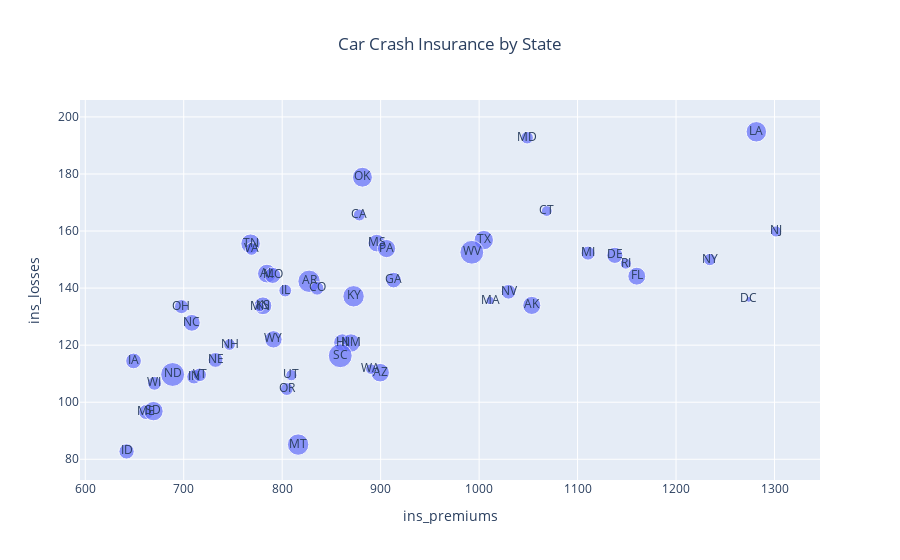

Write notebook code for a chart like this one.
### Markdown cell above
**25) [P] OK. Let's explore the data visually. First, using the original, unscaled data frame df_car_crashes,
create a scatter plot of insurance premiums vs. insurance losses, with total number of accidents as the size of
the point. Create a label near to every point representing the two letter state code.**

### Code cell
fig = go.Figure()

fig.add_trace(go.Scatter(x=df_car_crashes.ins_premium, y=df_car_crashes.ins_losses, text=df_car_crashes.index, mode='markers+text', marker=dict(size=df_car_crashes.total), name="Car Crashes"))

fig.update_layout(title=dict(text="Car Crash Insurance by State", x=0.5), xaxis_title="ins_premiums", yaxis_title="ins_losses")
fig.show()

### Figure 1 — Plotly figure (JSON) as saved in the notebook; plotly's stock layout.template omitted (floating-point values rounded to 4 significant figures)
{"data": [{"marker": {"size": [18.8, 18.1, 18.6, 22.4, 12, 13.6, 10.8, 16.2, 5.9, 17.9, 15.6, 17.5, 15.3, 12.8, 14.5, 15.7, 17.8, 21.4, 20.5, 15.1, 12.5, 8.2, 14.1, 9.6, 17.6, 16.1, 21.4, 14.9, 14.7, 11.6, 11.2, 18.4, 12.3, 16.8, 23.9, 14.1, 19.9, 12.8, 18.2, 11.1, 23.9, 19.4, 19.5, 19.4, 11.3, 13.6, 12.7, 10.6, 23.8, 13.8, 17.4]}, "mode": "markers+text", "name": "Car Crashes", "text": ["AL", "AK", "AZ", "AR", "CA", "CO", "CT", "DE", "DC", "FL", "GA", "HI", "ID", "IL", "IN", "IA", "KS", "KY", "LA", "ME", "MD", "MA", "MI", "MN", "MS", "MO", "MT", "NE", "NV", "NH", "NJ", "NM", "NY", "NC", "ND", "OH", "OK", "OR", "PA", "RI", "SC", "SD", "TN", "TX", "UT", "VT", "VA", "WA", "WV", "WI", "WY"], "type": "scatter", "x": [784.5, 1053.0, 899.5, 827.3, 878.4, 835.5, 1069.0, 1138.0, 1274.0, 1160.0, 913.1, 861.2, 642.0, 803.1, 710.5, 649.1, 780.5, 872.5, 1282.0, 661.9, 1049.0, 1011.0, 1111.0, 777.2, 896.1, 790.3, 816.2, 732.3, 1030.0, 746.5, 1302.0, 869.9, 1234.0, 708.2, 688.8, 697.7, 881.5, 804.7, 906.0, 1149.0, 859.0, 669.3, 767.9, 1005.0, 809.4, 716.2, 769.0, 890.0, 992.6, 670.3, 791.1], "y": [145.1, 133.9, 110.3, 142.4, 165.6, 139.9, 167.0, 151.5, 136.1, 144.2, 142.8, 120.9, 82.75, 139.2, 108.9, 114.5, 133.8, 137.1, 194.8, 96.57, 192.7, 135.6, 152.3, 133.3, 155.8, 144.4, 85.15, 114.8, 138.7, 120.2, 159.8, 120.8, 150.0, 127.8, 109.7, 133.5, 178.9, 104.6, 153.9, 148.6, 116.3, 96.87, 155.6, 156.8, 109.5, 109.6, 153.7, 111.6, 152.6, 106.6, 122.0]}], "layout": {"title": {"text": "Car Crash Insurance by State", "x": 0.5}, "xaxis": {"title": {"text": "ins_premiums"}}, "yaxis": {"title": {"text": "ins_losses"}}}}
